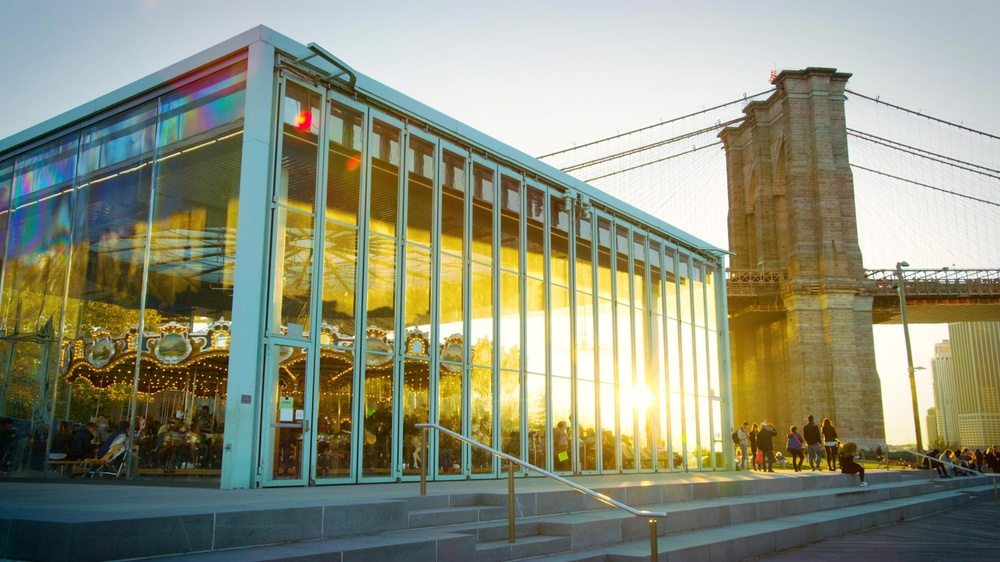
#> input picture i.jpg, 1000 x 562 px, shrunk from 1920 x 1080 before the run
$ python index.py i.jpg
#> lines starting #> are read from the running program, lines starting #| are printed output that depends on the picture
#> further down, src is the input picture: shape (562, 1000, 3); mean B, G, R 122.4, 144.6, 141.6
import sys
iunc=sys.argv[1]
iname=iunc.split(".")[0]
iext=iunc.split(".")[1]

import cv2 as cv

def edge_demo(image):
    blurred = cv.GaussianBlur(image, (3, 3), 0)
    gray = cv.cvtColor(blurred, cv.COLOR_RGB2GRAY)
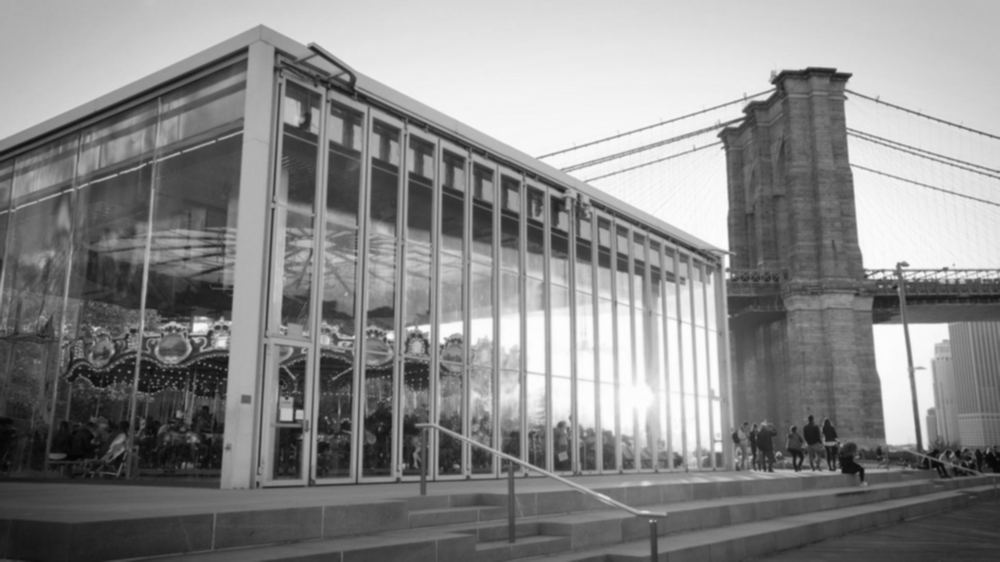
#> gray: shape (562, 1000); min 4, max 254, mean 137.6
    # xgrad = cv.Sobel(gray, cv.CV_16SC1, 1, 0)
    # ygrad = cv.Sobel(gray, cv.CV_16SC1, 0, 1)
    # edge_output = cv.Canny(xgrad, ygrad, 50, 150)
    edge_output = cv.Canny(gray, 50, 150)
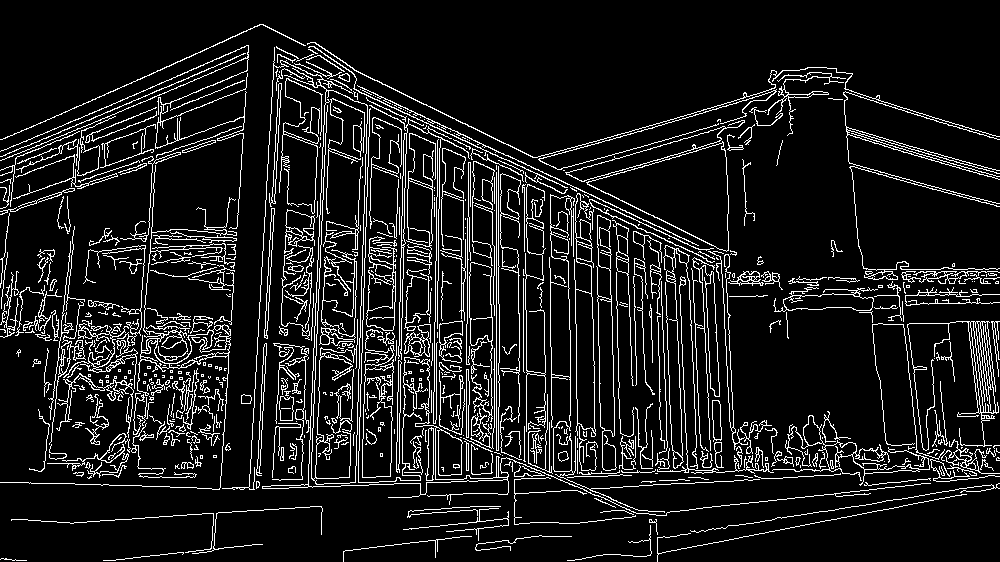
#> edge_output: shape (562, 1000); 10.5% white in thin lines or dots
    cv.imshow("Canny Edge", edge_output)
    cv.imwrite(iname+"-canny."+iext, edge_output)
    dst = cv.bitwise_and(image, image, mask= edge_output)
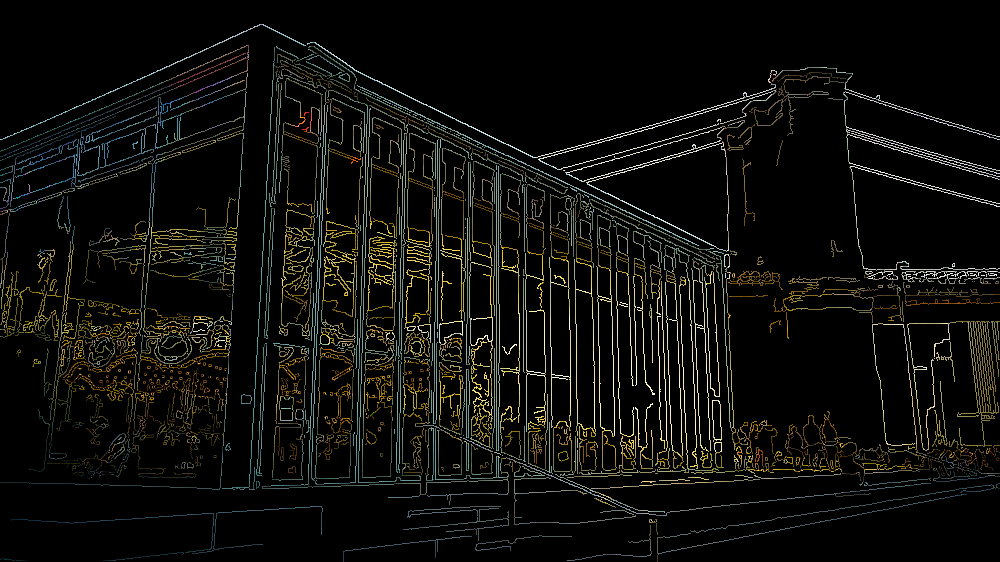
#> dst: shape (562, 1000, 3); mean B, G, R 10.3, 14, 14
    cv.imshow("Color Edge", dst)
    # cv.imwrite(iname+"-color."+iext, image, mask= edge_output)
src = cv.imread(iunc)
cv.namedWindow('input_image', cv.WINDOW_NORMAL)
cv.imshow('input_image', src)
edge_demo(src)
cv.waitKey(0)
cv.destroyAllWindows()
